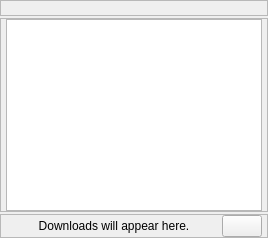
               <widget class="QWidget" name="page_3">
                <layout class="QVBoxLayout" name="verticalLayout_8">
                 <property name="spacing">
                  <number>2</number>
                 </property>
                 <property name="leftMargin">
                  <number>0</number>
                 </property>
                 <property name="topMargin">
                  <number>0</number>
                 </property>
                 <property name="rightMargin">
                  <number>0</number>
                 </property>
                 <property name="bottomMargin">
                  <number>0</number>
                 </property>
                 <item>
                  <widget class="QFrame" name="frame_13">
                   <property name="frameShape">
                    <enum>QFrame::StyledPanel</enum>
                   </property>
                   <property name="frameShadow">
                    <enum>QFrame::Raised</enum>
                   </property>
                   <layout class="QHBoxLayout" name="horizontalLayout_5">
                    <property name="spacing">
                     <number>0</number>
                    </property>
                    <property name="leftMargin">
                     <number>5</number>
                    </property>
                    <property name="topMargin">
                     <number>0</number>
                    </property>
                    <property name="rightMargin">
                     <number>5</number>
                    </property>
                    <property name="bottomMargin">
                     <number>0</number>
                    </property>
                    <item>
                     <widget class="QLabel" name="label_7">
                      <property name="text">
                       <string/>
                      </property>
                     </widget>
                    </item>
                   </layout>
                  </widget>
                 </item>
                 <item>
                  <widget class="QFrame" name="frame_14">
                   <property name="frameShape">
                    <enum>QFrame::StyledPanel</enum>
                   </property>
                   <property name="frameShadow">
                    <enum>QFrame::Raised</enum>
                   </property>
                   <layout class="QHBoxLayout" name="horizontalLayout_6">
                    <property name="spacing">
                     <number>0</number>
                    </property>
                    <property name="leftMargin">
                     <number>5</number>
                    </property>
                    <property name="topMargin">
                     <number>0</number>
                    </property>
                    <property name="rightMargin">
                     <number>5</number>
                    </property>
                    <property name="bottomMargin">
                     <number>0</number>
                    </property>
                    <item>
                     <widget class="QListWidget" name="listWidget">
                      <property name="mouseTracking">
                       <bool>false</bool>
                      </property>
                      <property name="focusPolicy">
                       <enum>Qt::NoFocus</enum>
                      </property>
                      <property name="verticalScrollMode">
                       <enum>QAbstractItemView::ScrollPerPixel</enum>
                      </property>
                      <property name="horizontalScrollMode">
                       <enum>QAbstractItemView::ScrollPerPixel</enum>
                      </property>
                      <property name="flow">
                       <enum>QListView::TopToBottom</enum>
                      </property>
                      <property name="spacing">
                       <number>2</number>
                      </property>
                     </widget>
                    </item>
                   </layout>
                  </widget>
                 </item>
                 <item>
                  <widget class="QFrame" name="frame_15">
                   <property name="frameShape">
                    <enum>QFrame::StyledPanel</enum>
                   </property>
                   <property name="frameShadow">
                    <enum>QFrame::Raised</enum>
                   </property>
                   <layout class="QHBoxLayout" name="horizontalLayout_7">
                    <property name="spacing">
                     <number>0</number>
                    </property>
                    <property name="leftMargin">
                     <number>5</number>
                    </property>
                    <property name="topMargin">
                     <number>0</number>
                    </property>
                    <property name="rightMargin">
                     <number>5</number>
                    </property>
                    <property name="bottomMargin">
                     <number>0</number>
                    </property>
                    <item>
                     <widget class="QLabel" name="label_8">
                      <property name="sizePolicy">
                       <sizepolicy hsizetype="Expanding" vsizetype="Preferred">
                        <horstretch>0</horstretch>
                        <verstretch>0</verstretch>
                       </sizepolicy>
                      </property>
                      <property name="styleSheet">
                       <string notr="true">background-color:transparent;</string>
                      </property>
                      <property name="text">
                       <string>Downloads will appear here.</string>
                      </property>
                      <property name="alignment">
                       <set>Qt::AlignCenter</set>
                      </property>
                     </widget>
                    </item>
                    <item>
                     <widget class="QPushButton" name="pushButton_12">
                      <property name="enabled">
                       <bool>true</bool>
                      </property>
                      <property name="minimumSize">
                       <size>
                        <width>0</width>
                        <height>0</height>
                       </size>
                      </property>
                      <property name="cursor">
                       <cursorShape>PointingHandCursor</cursorShape>
                      </property>
                      <property name="focusPolicy">
                       <enum>Qt::NoFocus</enum>
                      </property>
                      <property name="styleSheet">
                       <string notr="true"/>
                      </property>
                      <property name="text">
                       <string/>
                      </property>
                      <property name="iconSize">
                       <size>
                        <width>28</width>
                        <height>28</height>
                       </size>
                      </property>
                     </widget>
                    </item>
                   </layout>
                  </widget>
                 </item>
                </layout>
               </widget>
